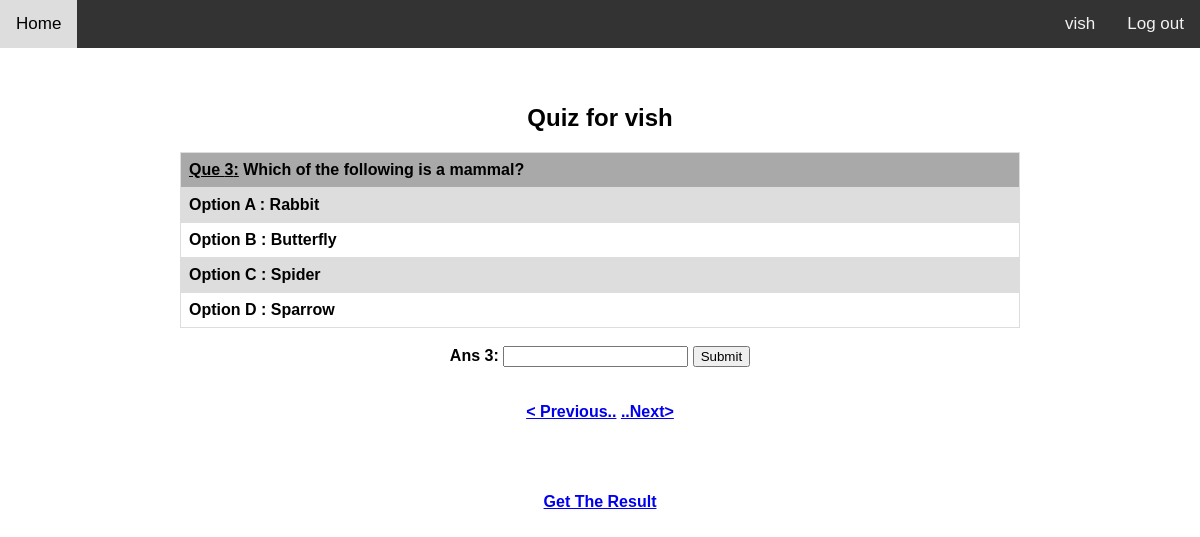
The page /next/2 (signed in) on the database its author committed.
### QuizUser/models.py (models this page shows, shortened)
class quiz_que(models.Model):
	qno = models.AutoField(auto_created=True, primary_key=True)
	question = models.TextField(max_length=200)
	A = models.CharField(max_length=50)
	B = models.CharField(max_length=50)
	C = models.CharField(max_length=50)
	D = models.CharField(max_length=50)
	ans = models.CharField(max_length=1)
	gans = models.CharField(max_length=1, blank= True)

### QuizUser/views.py (the view)
# urls.py: path('next/<int:qno>', views.next, name='next'),
def next(request, qno):
    if qno<5:
        qno+=1
        question = quiz_que.objects.get(qno=qno)
        return render(request, 'QuizUser/quiz.html', {'question':question})
    else:
        question = quiz_que.objects.get(qno=qno)
        return render(request, 'QuizUser/quiz.html', {'question':question})

### QuizUser/templates/QuizUser/quiz.html (shortened to what this page needs)
{% extends 'base.html' %}
{% block content %}
{% if user.is_authenticated %}
</head>
<body>
<h2>Quiz for <b>{{ user.username }}<b></h2>
<form method="POST" action="/answer/{{ question.qno }}">
  <table>
    <tr>
        <th bgcolor="darkgrey"><u>Que {{ question.qno }}:</u>   {{ question.question }}</th>
    </tr>
    <tr>
        <th>Option A : {{ question.A }}</th>
    </tr>
    <tr>
        <th>Option B : {{ question.B }}</th>
    </tr>
    <tr>
        <th>Option C : {{ question.C }}</th>
    </tr>
    <tr>
       <th>Option D : {{ question.D }}</th>
    </tr>
  </table>
  	<br>
  	<label for="fname">Ans {{ question.qno }}:</label> <input type="text" id="fname" name="answer" maxlength="1"> <input type="submit">
    <br><br><br>
  <a href="/pre/{{ question.qno }}">< Previous..<a>
  <a href="/next/{{ question.qno }}">..Next></a>
</form>
<br>
<br>
<br>
<br>
<a href="{% url 'result' %}">Get The Result</a>
<br><br><br>
</body>
{% endif %}
{% endblock %}

### templates/base.html (shortened to what this page needs)
<!DOCTYPE html>
<body xmlns="http://www.w3.org/1999/html">
<head>
</head>
<body>
<div class="topnav">
  <a href="{% url 'home' %}">Home</a>
  <div class="topnav-right">
    {% if user.is_authenticated %}
      <a> {{ user.username }}</a>
      <a href="{% url 'logout' %}">Log out</a>
    {% else %}
      <a href="{% url 'login' %}">Log in</a>
      <a href="{% url 'register' %}">Register</a>
    {% endif %}
  </div>
</div>
<div>
<br><br>
<center>
{% block content %}
{% endblock %}
</div>
</body>
</html>

### templates/base.html (style rules this page uses)
body { margin: 0; font-family: Arial, Helvetica, sans-serif; }
.topnav { position: relative; overflow: hidden; background-color: #333; }
.topnav a { float: left; color: #f2f2f2; text-align: center; padding: 14px 16px; text-decoration: none; font-size: 17px; }
.topnav-right { float: right; }

### QuizUser/templates/QuizUser/quiz.html (style rules this page uses)
table { font-family: arial, sans-serif; border-collapse: collapse; width: 70%; }
td, th { border: 1px solid #dddddd; text-align: left; padding: 8px; }
tr:nth-child(even) { background-color: #dddddd; }

### rows shown on the page
quiz_que: qno "3", question "Which of the following is a mammal?", A "Rabbit", B "Butterfly", C "Spider", D "Sparrow"

### other values the page prints
{{ user.username }} "vish"
